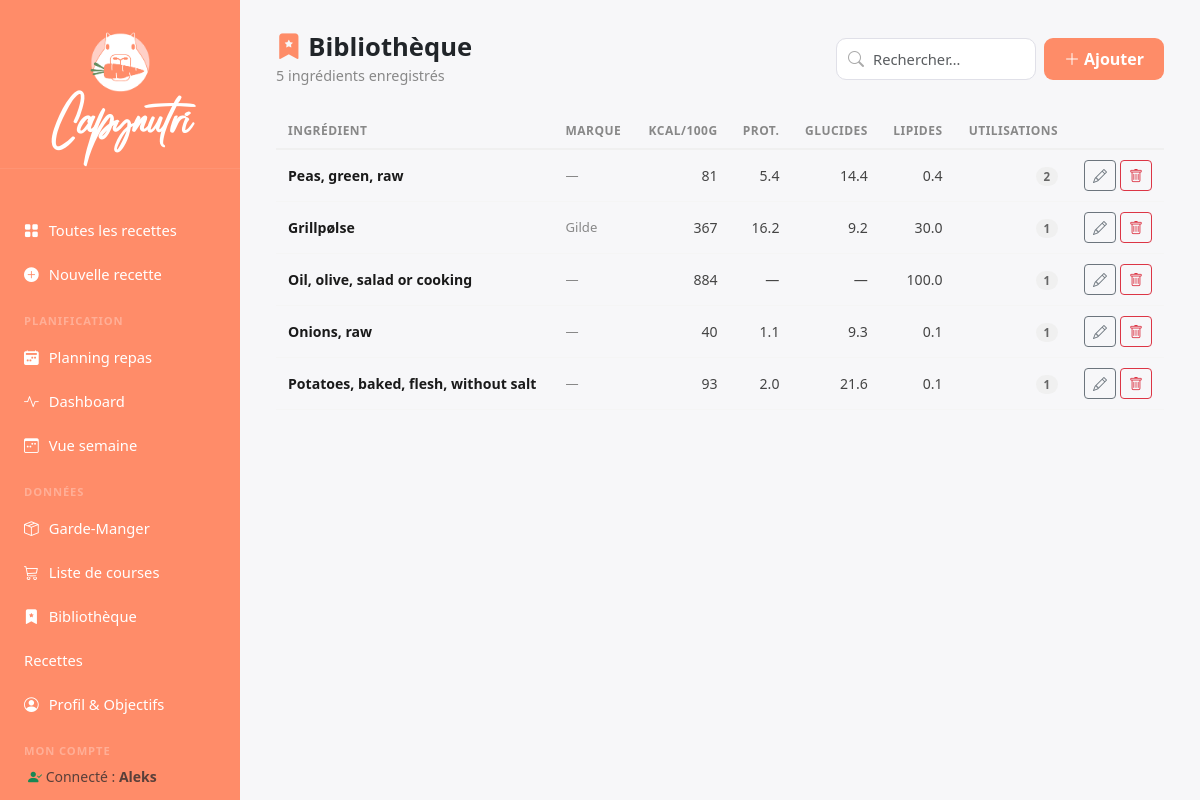
Page /library (signed in) on the committed database.
### tables this page shows
CREATE TABLE users (
                id INTEGER PRIMARY KEY AUTOINCREMENT,
                username TEXT UNIQUE NOT NULL,
                password_hash TEXT NOT NULL,
                created_at TIMESTAMP DEFAULT CURRENT_TIMESTAMP
            );

CREATE TABLE ingredient_library (
                id         INTEGER PRIMARY KEY AUTOINCREMENT,
                name       TEXT NOT NULL,
                search_key TEXT NOT NULL,
                brand      TEXT DEFAULT '',
                barcode    TEXT DEFAULT '',
    kcal_100g  REAL,
    protein_g_100g  REAL,
    carbs_g_100g  REAL,
    fat_g_100g  REAL,
    sugars_g_100g  REAL,
    fiber_g_100g  REAL,
    saturated_g_100g  REAL,
    monounsat_g_100g  REAL,
    polyunsat_g_100g  REAL,
    sodium_mg_100g  REAL,
    calcium_mg_100g  REAL,
    iron_mg_100g  REAL,
    potassium_mg_100g  REAL,
    magnesium_mg_100g  REAL,
    zinc_mg_100g  REAL,
    vit_a_mcg_100g  REAL,
    vit_c_mg_100g  REAL,
    vit_d_mcg_100g  REAL,
    vit_b1_mg_100g  REAL,
    vit_b2_mg_100g  REAL,
    vit_b3_mg_100g  REAL,
    vit_b6_mg_100g  REAL,
    vit_b9_mcg_100g  REAL,
    vit_b12_mcg_100g  REAL,
    cholesterol_mg_100g  REAL,
    trans_fat_g_100g  REAL,
    omega3_g_100g  REAL,
    omega6_g_100g  REAL,
    phosphorus_mg_100g  REAL,
    selenium_mcg_100g  REAL,
    copper_mg_100g  REAL,
    manganese_mg_100g  REAL,
    vit_e_mg_100g  REAL,
    vit_k_mcg_100g  REAL,
                _placeholder INTEGER,
                used_count INTEGER NOT NULL DEFAULT 1,
                updated_at TIMESTAMP DEFAULT CURRENT_TIMESTAMP
            );

### routes/library.py (the view)
@library_bp.route("/library")
@login_required
def library():
    search = request.args.get("q", "")
    entries = crud.list_library(search=search)
    return render_template("library.html", entries=entries, search=search)

### app.py (called while the page is built)
@login_manager.user_loader
def load_user(user_id):
    return crud.get_user_by_id(int(user_id))

@app.before_request
def require_login():
    allowed_routes = ['auth.login', 'auth.register', 'static']
    if request.endpoint not in allowed_routes and not current_user.is_authenticated:
        return redirect(url_for('auth.login'))

### crud.py (called while the page is built)
def list_library(search: str = "") -> list[dict]:
    sql = """
        SELECT id, name, brand, barcode, used_count, updated_at,
               kcal_100g, protein_g_100g, carbs_g_100g, fat_g_100g
        FROM ingredient_library
        WHERE 1=1
    """
    params = []
    if search:
        sql += " AND (name LIKE ? OR brand LIKE ?)"
        params += [f"%{search}%", f"%{search}%"]
    sql += " ORDER BY used_count DESC, name"
    with get_connection() as conn:
        return [dict(r) for r in conn.execute(sql, params)]

def get_user_by_id(user_id: int):
    from models import User
    with get_connection() as conn:
        row = conn.execute("SELECT * FROM users WHERE id = ?", (user_id,)).fetchone()
        if row:
            return User(id=row["id"], username=row["username"], password_hash=row["password_hash"])
        return None

### db.py (called while the page is built)
def get_connection() -> sqlite3.Connection:
    conn = sqlite3.connect(DB_PATH)
    conn.row_factory = sqlite3.Row
    conn.execute("PRAGMA foreign_keys = ON")
    return conn

### templates/library.html (shortened to what this page needs)
{% extends "base.html" %}
{% block content %}
<div class="topbar">
  <div>
    <h1><i class="bi bi-bookmark-star-fill" style="color:var(--accent)"></i> Bibliothèque</h1>
    <div class="subtitle">{{ entries|length }} ingrédient{{ 's' if entries|length != 1 }} enregistré{{ 's' if entries|length != 1 }}</div>
  </div>
  <div class="d-flex gap-2 align-items-center">
    <form method="get" class="d-flex gap-2 align-items-center">
      <div class="search-wrap">
        <i class="bi bi-search"></i>
        <input class="form-control" name="q" placeholder="Rechercher…" value="{{ search }}" style="width:200px">
      </div>
    </form>
    <a href="{{ url_for('library.library_add') }}" class="btn btn-accent d-flex align-items-center gap-1">
      <i class="bi bi-plus-lg"></i> Ajouter
    </a>
  </div>
</div>
{% if entries %}
<div class="lib-table-wrap">
  <table class="lib-table">
    <thead>
      <tr>
        <th>Ingrédient</th>
        <th>Marque</th>
        <th style="text-align:right">kcal/100g</th>
        <th style="text-align:right">Prot.</th>
        <th style="text-align:right">Glucides</th>
        <th style="text-align:right">Lipides</th>
        <th style="text-align:right">Utilisations</th>
        <th></th>
      </tr>
    </thead>
    <tbody>
    {% for e in entries %}
    <tr>
      <td class="lib-name">
        {{ e.name }}
      </td>
      <td class="lib-brand">{{ e.brand or '—' }}</td>
      <td class="lib-num">{{ e.kcal_100g|round(0)|int if e.kcal_100g else '—' }}</td>
      <td class="lib-num">{{ e.protein_g_100g|round(1) if e.protein_g_100g else '—' }}</td>
      <td class="lib-num">{{ e.carbs_g_100g|round(1) if e.carbs_g_100g else '—' }}</td>
      <td class="lib-num">{{ e.fat_g_100g|round(1) if e.fat_g_100g else '—' }}</td>
      <td class="lib-num">
        <span class="lib-uses-badge">{{ e.used_count }}</span>
      </td>
      <td class="lib-actions">
        <a href="{{ url_for('library.library_edit', entry_id=e.id) }}"
           class="btn btn-sm btn-outline-secondary" title="Modifier">
          <i class="bi bi-pencil"></i>
        </a>
        <form method="post" action="{{ url_for('library.library_delete', entry_id=e.id) }}"
              style="display:inline" onsubmit="return confirm('Supprimer « {{ e.name }} » ?')">
          <button class="btn btn-sm btn-outline-danger" title="Supprimer">
            <i class="bi bi-trash"></i>
          </button>
        </form>
      </td>
    </tr>
    {% endfor %}
    </tbody>
  </table>
</div>
{% endif %}
{% endblock %}

### templates/base.html (shortened to what this page needs)
<!DOCTYPE html>
<html lang="en">
<head>
  <link href="https://cdn.jsdelivr.net/npm/bootstrap@5.3.3/dist/css/bootstrap.min.css" rel="stylesheet">
  <link href="https://cdn.jsdelivr.net/npm/bootstrap-icons@1.11.3/font/bootstrap-icons.css" rel="stylesheet">
  <link rel="stylesheet" href="{{ url_for('static', filename='css/dashboard.css') }}">
</head>
<body>
<div id="sidebar">
  <div class="brand d-flex flex-column align-items-center mb-4 mt-2">
  <img src="{{ url_for('static', filename='logo.png') }}" alt="Logo Capynutri" style="height: 60px; border-radius: 12px; margin-bottom: 10px;">
  <div style="font-family: 'Radicalis', cursive; color: #ffffff; font-size: 2.2rem; margin-top: -5px;">
    Capynutri
  </div>
</div>
  <nav>
    <a href="{{ url_for('recipes.index') }}" class="{{ 'active' if request.endpoint == 'index' and not request.args.get('category') else '' }}">
      <i class="bi bi-grid-fill"></i> Toutes les recettes
    </a>
    <a href="{{ url_for('recipes.new_recipe') }}" class="{{ 'active' if request.endpoint == 'new_recipe' else '' }}">
      <i class="bi bi-plus-circle-fill"></i> Nouvelle recette
    </a>
    <div class="nav-section">Planification</div>
    <a href="{{ url_for('planning.meal_plan') }}" class="{{ 'active' if request.endpoint == 'meal_plan' else '' }}">
      <i class="bi bi-calendar2-week-fill"></i> Planning repas
    </a>
    <a href="{{ url_for('tracking.dashboard') }}" class="{{ 'active' if request.endpoint == 'dashboard' else '' }}">
      <i class="bi bi-activity"></i> Dashboard
    </a>
    <a href="{{ url_for('planning.week_view') }}" class="{{ 'active' if request.endpoint == 'week_view' else '' }}">
      <i class="bi bi-calendar3-week"></i> Vue semaine
    </a>
    <div class="nav-section">Données</div>
    <a href="{{ url_for('planning.pantry') }}" class="{{ 'active' if request.endpoint == 'pantry' else '' }}">
      <i class="bi bi-box-seam"></i> Garde-Manger
    </a>
    <a href="{{ url_for('planning.shopping_list') }}" class="{{ 'active' if request.endpoint == 'shopping_list' else '' }}">
      <i class="bi bi-cart3"></i> Liste de courses
    </a>
    <a href="{{ url_for('library.library') }}" class="{{ 'active' if request.endpoint in ['library','library_edit'] else '' }}">
      <i class="bi bi-bookmark-star-fill"></i> Bibliothèque
    </a>
    <a href="{{ url_for('recipes.index') if 'recipes.index' in endpoints else '#' }}"
      class="{{ 'active' if request.endpoint == 'recipes.index' else '' }}">
      Recettes
    </a>
    <a href="{{ url_for('tracking.profile') }}" class="{{ 'active' if request.endpoint == 'profile' else '' }}">
      <i class="bi bi-person-circle"></i> Profil & Objectifs
    </a>
    <div class="nav-section">Mon Compte</div>
    {% if current_user.is_authenticated %}
      <div class="px-3 mb-2 small text-muted">
        <i class="bi bi-person-check-fill text-success"></i> Connecté : <strong>{{ current_user.username }}</strong>
      </div>
      <a href="{{ url_for('auth.logout') }}" class="text-danger">
      </a>
    {% else %}
      <a href="{{ url_for('login') }}" class="{{ 'active' if request.endpoint == 'login' else '' }}">
        <i class="bi bi-box-arrow-in-right"></i> Se connecter
      </a>
    {% endif %}
  </nav>
</div>
<div id="main">
  {% block content %}{% endblock %}
</div>
</body>
</html>

### static/css/dashboard.css (style rules this page uses)
:root { --sidebar-width: 240px; --accent: #FE8C68; --accent-green: #638F5A; --accent-soft: #FFCFC8; --sidebar-bg: #FF8C69; --sidebar-text: #ffffff; --sidebar-active: #ffffff; }
body { background: #f7f7f9; font-family: 'Segoe UI', system-ui, sans-serif; }
#sidebar { position: fixed; top: 0; left: 0; height: 100vh; width: var(--sidebar-width); background: var(--sidebar-bg); display: flex; flex-direction: column; z-index: 100; transition: transform .25s ease; }
#sidebar .brand { padding: 24px 20px 18px; font-size: 1.25rem; font-weight: 700; color: #fff; letter-spacing: -.3px; border-bottom: 1px solid rgba(255,255,255,.07); }
#sidebar nav { padding: 16px 12px; flex: 1; }
#sidebar nav a { display: flex; align-items: center; gap: 10px; padding: 10px 12px; border-radius: 8px; color: var(--sidebar-text); text-decoration: none; font-size: .92rem; margin-bottom: 2px; transition: background .15s, color .15s; }
#sidebar nav .nav-section { font-size: .7rem; font-weight: 700; letter-spacing: .08em; text-transform: uppercase; color: rgba(255,255,255,.3); padding: 16px 12px 6px; }
#main { margin-left: var(--sidebar-width); min-height: 100vh; padding: 32px 36px; }
.topbar { display: flex; align-items: center; justify-content: space-between; margin-bottom: 28px; }
.topbar h1 { font-size: 1.6rem; font-weight: 700; margin: 0; }
.topbar .subtitle { font-size: .9rem; color: #888; margin-top: 2px; }
.form-control, .form-select { border-radius: 9px; border: 1.5px solid #e0e0e8; font-size: .92rem; padding: 9px 13px; transition: border-color .15s; }
.btn-accent { background: var(--accent); color: #fff; border: none; border-radius: 9px; font-weight: 600; padding: 9px 20px; transition: opacity .15s, transform .1s; }
.search-wrap { position: relative; max-width: 320px; }
.search-wrap i { position: absolute; left: 12px; top: 50%; transform: translateY(-50%); color: #aaa; }
.search-wrap input { padding-left: 36px !important; border-radius: 10px !important; }
.lib-table-wrap { overflow-x: auto; }
.lib-table { width: 100%; border-collapse: collapse; font-size: .88rem; }
.lib-table thead th { padding: 8px 12px; text-align: left; font-weight: 700; color: #888; font-size: .75rem; text-transform: uppercase; letter-spacing: .04em; border-bottom: 2px solid #f0f0f0; }
.lib-table tbody tr { border-bottom: 1px solid #f5f5f5; transition: background .12s; }
.lib-table td { padding: 10px 12px; vertical-align: middle; }
.lib-name { font-weight: 600; color: #1a1a1a; }
.lib-brand { color: #888; font-size: .82rem; }
.lib-num { text-align: right; font-variant-numeric: tabular-nums; color: #444; }
.lib-uses-badge { background: #f0f0f0; color: #666; font-size: .72rem; font-weight: 700; padding: 2px 8px; border-radius: 20px; }
.lib-actions { display: flex; gap: 4px; justify-content: flex-end; }

### rows in the picture
users: username "Aleks"
ingredient_library: name "Peas, green, raw", brand "—", kcal_100g "81", protein_g_100g "5.4", carbs_g_100g "14.4", fat_g_100g "0.4", used_count "2"
ingredient_library: name "Grillpølse", brand "Gilde", kcal_100g "367", protein_g_100g "16.2", carbs_g_100g "9.2", fat_g_100g "30.0", used_count "1"
ingredient_library: name "Oil, olive, salad or cooking", brand "—", kcal_100g "884", protein_g_100g "—", carbs_g_100g "—", fat_g_100g "100.0", used_count "1"
ingredient_library: name "Onions, raw", brand "—", kcal_100g "40", protein_g_100g "1.1", carbs_g_100g "9.3", fat_g_100g "0.1", used_count "1"
ingredient_library: name "Potatoes, baked, flesh, without salt", brand "—", kcal_100g "93", protein_g_100g "2.0", carbs_g_100g "21.6", fat_g_100g "0.1", used_count "1"

### other values in the picture
{{ entries|length }} "5"
{{ 's' if entries|length != 1 }} "s"
